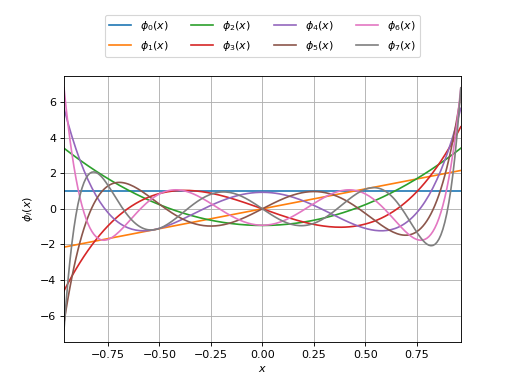

This figure's Python source:
import openturns as ot
import numpy as np
from matplotlib import pyplot as plt
n_functions = 8
function_factory = ot.JacobiFactory()
if function_factory.getClassName() == 'KrawtchoukFactory':
    function_factory = ot.JacobiFactory(n_functions, .5)
functions = [function_factory.build(i) for i in range(n_functions)]
measure = function_factory.getMeasure()
if hasattr(measure, 'getA') and hasattr(measure, 'getB'):
    x_min = measure.getA()
    x_max = measure.getB()
else:
    x_min = measure.computeQuantile(1e-3)[0]
    x_max = measure.computeQuantile(1. - 1e-3)[0]
n_points = 200
meshed_support = np.linspace(x_min, x_max, n_points)
fig = plt.figure()
ax = fig.add_subplot(111)
for i in range(n_functions):
    plt.plot(meshed_support,
             [functions[i](x) for x in meshed_support], lw=1.5,
             label='$\phi_{' + str(i) + '}(x)$')
plt.xlabel('$x$')
plt.ylabel('$\phi_i(x)$')
plt.xlim(x_min, x_max)
plt.grid()
box = ax.get_position()
ax.set_position([box.x0, box.y0, box.width, box.height * 0.9])
plt.legend(loc='upper center', bbox_to_anchor=(.5, 1.25), ncol=4)
